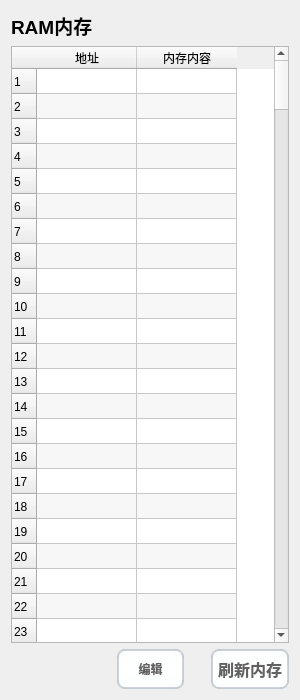
<?xml version="1.0" encoding="UTF-8"?>
<ui version="4.0">
 <class>RAMCheck</class>
 <widget class="QWidget" name="RAMCheck">
  <property name="geometry">
   <rect>
    <x>0</x>
    <y>0</y>
    <width>300</width>
    <height>700</height>
   </rect>
  </property>
  <property name="windowTitle">
   <string>RAM查看</string>
  </property>
  <property name="windowIcon">
   <iconset resource="../resource/imagine_res/window_img/win_img.qrc">
    <normaloff>:/win_img/ramCheckPannelIcon.png</normaloff>:/win_img/ramCheckPannelIcon.png</iconset>
  </property>
  <property name="windowOpacity">
   <double>1.000000000000000</double>
  </property>
  <property name="styleSheet">
   <string notr="true">QMainWindow {
    background-color:#ececec;
}

QPushButton, QToolButton, QCommandLinkButton{
    padding: 0 5px 0 5px;
    border-style: solid;
    border-top-color: qlineargradient(spread:pad, x1:0, y1:0, x2:0, y2:1, stop:0 #c1c9cf, stop:1 #d2d8dd);
    border-right-color: qlineargradient(spread:pad, x1:1, y1:0, x2:0, y2:0, stop:0 #c1c9cf, stop:1 #d2d8dd);
    border-bottom-color: qlineargradient(spread:pad, x1:0, y1:1, x2:0, y2:0, stop:0 #c1c9cf, stop:1 #d2d8dd);
    border-left-color: qlineargradient(spread:pad, x1:0, y1:0, x2:1, y2:0, stop:0 #c1c9cf, stop:1 #d2d8dd);
    border-width: 2px;
    border-radius: 8px;
    color: #616161;
    font-weight: bold;
    background-color: qlineargradient(spread:pad, x1:0.5, y1:0, x2:0.5, y2:1, stop:0 #fbfdfd, stop:0.5 #ffffff, stop:1 #fbfdfd);
}
QPushButton::default, QToolButton::default, QCommandLinkButton::default{
    border: 2px solid transparent;
    color: #FFFFFF;
    background-color: qlineargradient(spread:pad, x1:0.5, y1:0, x2:0.5, y2:1, stop:0 #84afe5, stop:1 #1168e4);
}
QPushButton:hover, QToolButton:hover, QCommandLinkButton:hover{
    color: #3d3d3d;
}
QPushButton:pressed, QToolButton:pressed, QCommandLinkButton:pressed{
    color: #aeaeae;
    background-color: qlineargradient(spread:pad, x1:0.5, y1:0, x2:0.5, y2:1, stop:0 #ffffff, stop:0.5 #fbfdfd, stop:1 #ffffff);
}
QPushButton:disabled, QToolButton:disabled, QCommandLinkButton:disabled{
    color: #616161;
    background-color: qlineargradient(spread:pad, x1:0.5, y1:0, x2:0.5, y2:1, stop:0 #dce7eb, stop:0.5 #e0e8eb, stop:1 #dee7ec);
}</string>
  </property>
  <layout class="QGridLayout" name="gridLayout_2" columnstretch="6,4,0,0">
   <item row="3" column="1">
    <widget class="QPushButton" name="edit_btn">
     <property name="minimumSize">
      <size>
       <width>0</width>
       <height>40</height>
      </size>
     </property>
     <property name="maximumSize">
      <size>
       <width>16777215</width>
       <height>40</height>
      </size>
     </property>
     <property name="text">
      <string>编辑</string>
     </property>
     <property name="checkable">
      <bool>true</bool>
     </property>
     <property name="checked">
      <bool>true</bool>
     </property>
    </widget>
   </item>
   <item row="3" column="2">
    <spacer name="horizontalSpacer">
     <property name="orientation">
      <enum>Qt::Horizontal</enum>
     </property>
     <property name="sizeType">
      <enum>QSizePolicy::Fixed</enum>
     </property>
     <property name="sizeHint" stdset="0">
      <size>
       <width>15</width>
       <height>20</height>
      </size>
     </property>
    </spacer>
   </item>
   <item row="3" column="3">
    <widget class="QPushButton" name="freshRam">
     <property name="minimumSize">
      <size>
       <width>0</width>
       <height>40</height>
      </size>
     </property>
     <property name="maximumSize">
      <size>
       <width>16777215</width>
       <height>40</height>
      </size>
     </property>
     <property name="font">
      <font>
       <pointsize>12</pointsize>
       <bold>true</bold>
      </font>
     </property>
     <property name="text">
      <string>刷新内存</string>
     </property>
    </widget>
   </item>
   <item row="3" column="0">
    <spacer name="horizontalSpacer_2">
     <property name="orientation">
      <enum>Qt::Horizontal</enum>
     </property>
     <property name="sizeHint" stdset="0">
      <size>
       <width>40</width>
       <height>20</height>
      </size>
     </property>
    </spacer>
   </item>
   <item row="2" column="0" colspan="4">
    <widget class="QTableWidget" name="RAMTable">
     <property name="font">
      <font>
       <pointsize>12</pointsize>
       <stylestrategy>PreferAntialias</stylestrategy>
      </font>
     </property>
     <property name="cursor" stdset="0">
      <cursorShape>IBeamCursor</cursorShape>
     </property>
     <property name="lineWidth">
      <number>4</number>
     </property>
     <property name="midLineWidth">
      <number>0</number>
     </property>
     <property name="horizontalScrollBarPolicy">
      <enum>Qt::ScrollBarAlwaysOff</enum>
     </property>
     <property name="sizeAdjustPolicy">
      <enum>QAbstractScrollArea::AdjustIgnored</enum>
     </property>
     <property name="autoScroll">
      <bool>true</bool>
     </property>
     <property name="autoScrollMargin">
      <number>10</number>
     </property>
     <property name="editTriggers">
      <set>QAbstractItemView::NoEditTriggers</set>
     </property>
     <property name="tabKeyNavigation">
      <bool>false</bool>
     </property>
     <property name="showDropIndicator" stdset="0">
      <bool>false</bool>
     </property>
     <property name="dragDropOverwriteMode">
      <bool>false</bool>
     </property>
     <property name="alternatingRowColors">
      <bool>true</bool>
     </property>
     <property name="gridStyle">
      <enum>Qt::SolidLine</enum>
     </property>
     <property name="sortingEnabled">
      <bool>false</bool>
     </property>
     <property name="wordWrap">
      <bool>true</bool>
     </property>
     <property name="rowCount">
      <number>256</number>
     </property>
     <attribute name="horizontalHeaderMinimumSectionSize">
      <number>40</number>
     </attribute>
     <attribute name="horizontalHeaderDefaultSectionSize">
      <number>100</number>
     </attribute>
     <attribute name="verticalHeaderVisible">
      <bool>true</bool>
     </attribute>
     <attribute name="verticalHeaderCascadingSectionResizes">
      <bool>false</bool>
     </attribute>
     <attribute name="verticalHeaderMinimumSectionSize">
      <number>20</number>
     </attribute>
     <attribute name="verticalHeaderDefaultSectionSize">
      <number>25</number>
     </attribute>
     <attribute name="verticalHeaderHighlightSections">
      <bool>true</bool>
     </attribute>
     <attribute name="verticalHeaderShowSortIndicator" stdset="0">
      <bool>false</bool>
     </attribute>
     <attribute name="verticalHeaderStretchLastSection">
      <bool>false</bool>
     </attribute>
     <row/>
     <row/>
     <row/>
     <row/>
     <row/>
     <row/>
     <row/>
     <row/>
     <row/>
     <row/>
     <row/>
     <row/>
     <row/>
     <row/>
     <row/>
     <row/>
     <row/>
     <row/>
     <row/>
     <row/>
     <row/>
     <row/>
     <row/>
     <row/>
     <row/>
     <row/>
     <row/>
     <row/>
     <row/>
     <row/>
     <row/>
     <row/>
     <row/>
     <row/>
     <row/>
     <row/>
     <row/>
     <row/>
     <row/>
     <row/>
     <row/>
     <row/>
     <row/>
     <row/>
     <row/>
     <row/>
     <row/>
     <row/>
     <row/>
     <row/>
     <row/>
     <row/>
     <row/>
     <row/>
     <row/>
     <row/>
     <row/>
     <row/>
     <row/>
     <row/>
     <row/>
     <row/>
     <row/>
     <row/>
     <row/>
     <row/>
     <row/>
     <row/>
     <row/>
     <row/>
     <row/>
     <row/>
     <row/>
     <row/>
     <row/>
     <row/>
     <row/>
     <row/>
     <row/>
     <row/>
     <row/>
     <row/>
     <row/>
     <row/>
     <row/>
     <row/>
     <row/>
     <row/>
     <row/>
     <row/>
     <row/>
     <row/>
     <row/>
     <row/>
     <row/>
     <row/>
     <row/>
     <row/>
     <row/>
     <row/>
     <row/>
     <row/>
     <row/>
     <row/>
     <row/>
     <row/>
     <row/>
     <row/>
     <row/>
     <row/>
     <row/>
     <row/>
     <row/>
     <row/>
     <row/>
     <row/>
     <row/>
     <row/>
     <row/>
     <row/>
     <row/>
     <row/>
     <row/>
     <row/>
     <row/>
     <row/>
     <row/>
     <row/>
     <row/>
     <row/>
     <row/>
     <row/>
     <row/>
     <row/>
     <row/>
     <row/>
     <row/>
     <row/>
     <row/>
     <row/>
     <row/>
     <row/>
     <row/>
     <row/>
     <row/>
     <row/>
     <row/>
     <row/>
     <row/>
     <row/>
     <row/>
     <row/>
     <row/>
     <row/>
     <row/>
     <row/>
     <row/>
     <row/>
     <row/>
     <row/>
     <row/>
     <row/>
     <row/>
     <row/>
     <row/>
     <row/>
     <row/>
     <row/>
     <row/>
     <row/>
     <row/>
     <row/>
     <row/>
     <row/>
     <row/>
     <row/>
     <row/>
     <row/>
     <row/>
     <row/>
     <row/>
     <row/>
     <row/>
     <row/>
     <row/>
     <row/>
     <row/>
     <row/>
     <row/>
     <row/>
     <row/>
     <row/>
     <row/>
     <row/>
     <row/>
     <row/>
     <row/>
     <row/>
     <row/>
     <row/>
     <row/>
     <row/>
     <row/>
     <row/>
     <row/>
     <row/>
     <row/>
     <row/>
     <row/>
     <row/>
     <row/>
     <row/>
     <row/>
     <row/>
     <row/>
     <row/>
     <row/>
     <row/>
     <row/>
     <row/>
     <row/>
     <row/>
     <row/>
     <row/>
     <row/>
     <row/>
     <row/>
     <row/>
     <row/>
     <row/>
     <row/>
     <row/>
     <row/>
     <row/>
     <row/>
     <row/>
     <row/>
     <row/>
     <row/>
     <row/>
     <row/>
     <row/>
     <row/>
     <row/>
     <row/>
     <row/>
     <row/>
     <row/>
     <row/>
     <row/>
     <row/>
     <row/>
     <row/>
     <row/>
     <row/>
     <row/>
     <column>
      <property name="text">
       <string>地址</string>
      </property>
     </column>
     <column>
      <property name="text">
       <string>内存内容</string>
      </property>
     </column>
    </widget>
   </item>
   <item row="0" column="0">
    <widget class="QLabel" name="RAMCheckTitle">
     <property name="font">
      <font>
       <pointsize>14</pointsize>
       <bold>true</bold>
      </font>
     </property>
     <property name="frameShadow">
      <enum>QFrame::Sunken</enum>
     </property>
     <property name="text">
      <string>RAM内存</string>
     </property>
    </widget>
   </item>
  </layout>
 </widget>
 <resources>
  <include location="../resource/imagine_res/window_img/win_img.qrc"/>
 </resources>
 <connections/>
</ui>
